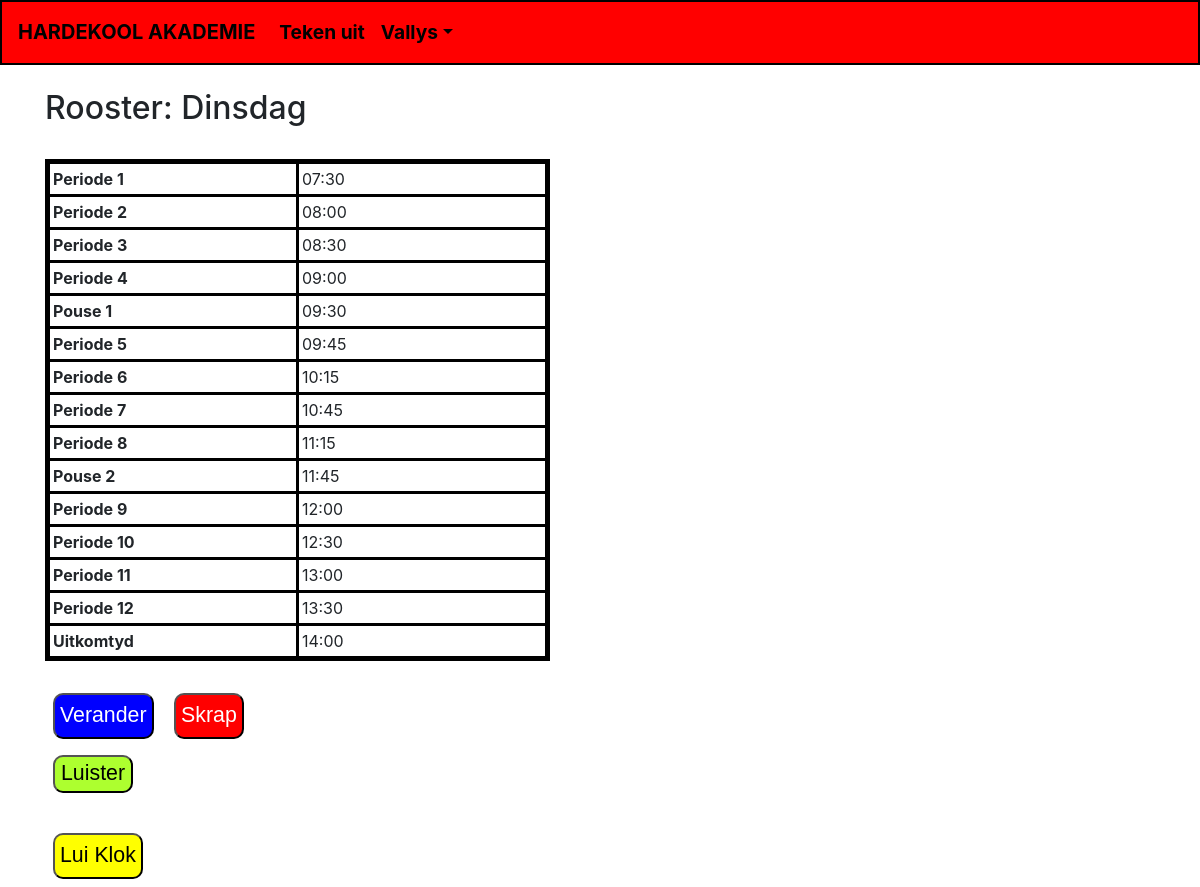
The page /rooster/3/ (signed in) on the database as committed earlier.
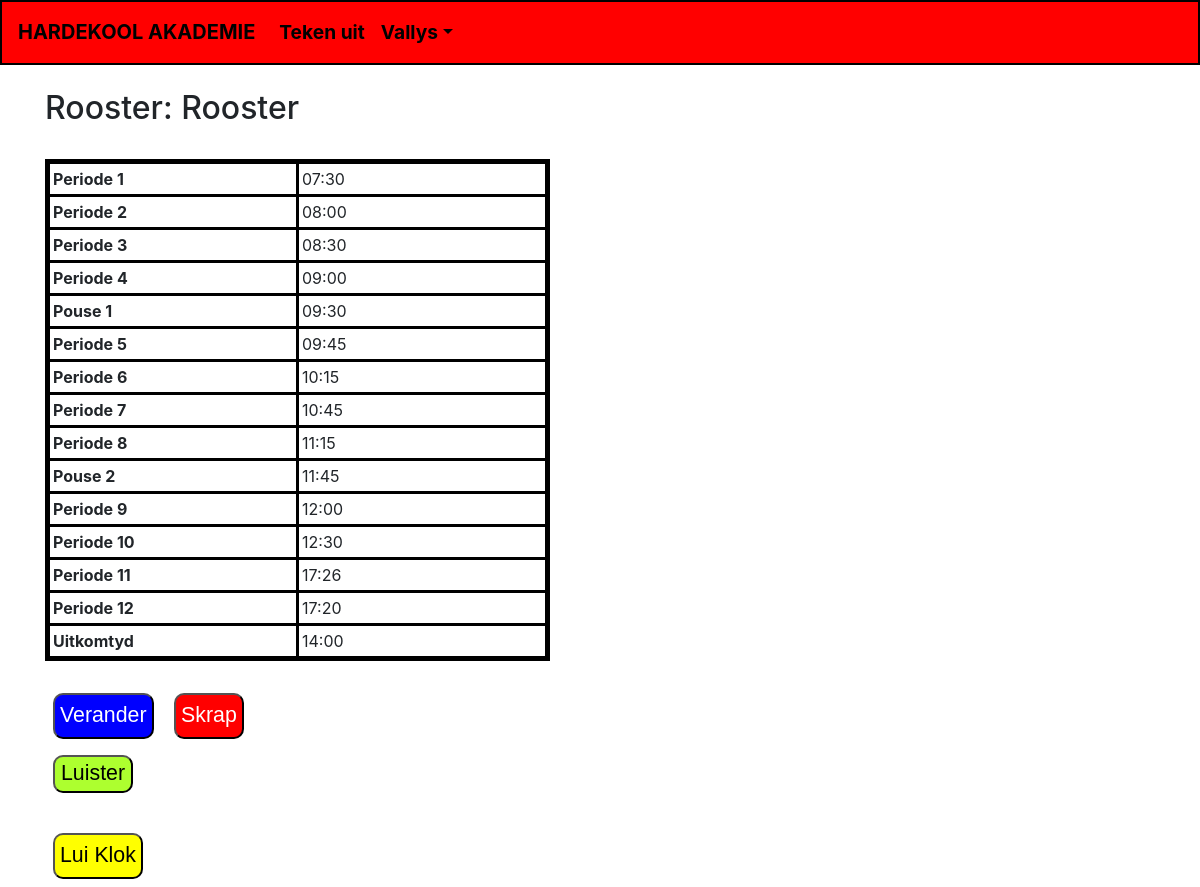
The same page on the database as committed later.
### KlokRooster/models.py (models this page shows, shortened)
class Rooster(models.Model):
    naam = models.CharField(max_length=256, default="Nuwe Rooster")
    periode1 = models.TimeField(default="7:30")
    periode2 = models.TimeField(default="8:00")
    periode3 = models.TimeField(default="8:30")
    periode4 = models.TimeField(default="9:00")
    pouse1 = models.TimeField(default="9:30")
    periode5 = models.TimeField(default="9:45")
    periode6 = models.TimeField(default="10:15")
    periode7 = models.TimeField(default="10:45")
    periode8 = models.TimeField(default="11:15")
    pouse2 = models.TimeField(default="11:45")
    periode9 = models.TimeField(default="12:00")
    periode10 = models.TimeField(default="12:30")
    periode11 = models.TimeField(default="13:00")
    periode12 = models.TimeField(default="13:30")
    uitkomtyd = models.TimeField(default="14:00")
    luisterend = models.BooleanField(default=False)

### KlokRooster/views.py (the view)
# urls.py: path('rooster/<int:pk>/', RoosterDetailView.as_view(), name="rooster"),
class RoosterDetailView(LoginRequiredMixin, DetailView):
    context_object_name = "rooster"
    model = Rooster
    template_name = "wys_rooster.html"

### KlokRooster/templates/wys_rooster.html (shortened to what this page needs)
{% extends 'rooster_base.html' %}
{% block head_block %}
{% load static %}
<link rel="stylesheet" href="{% static 'css/wys_rooster.css' %}">
{% endblock %}
{% block body_block %}
<br>
<h2>Rooster: {{ rooster.naam }}</h2>
<br>
<table>
    <tr>
        <td><b>Periode 1</b></td>
        <td>{{ rooster.periode1 }}</td>
    </tr>
    <tr>
        <td><b>Periode 2</b></td>
        <td>{{ rooster.periode2 }}</td>
    </tr>
    <tr>
        <td><b>Periode 3</b></td>
        <td>{{ rooster.periode3 }}</td>
    </tr>
    <tr>
        <td><b>Periode 4</b></td>
        <td>{{ rooster.periode4 }}</td>
    </tr>
    <tr>
        <td><b>Pouse 1</b></td>
        <td>{{ rooster.pouse1 }}</td>
    </tr>
    <tr>
        <td><b>Periode 5</b></td>
        <td>{{ rooster.periode5 }}</td>
    </tr>
    <tr>
        <td><b>Periode 6</b></td>
        <td>{{ rooster.periode6 }}</td>
    </tr>
    <tr>
        <td><b>Periode 7</b></td>
        <td>{{ rooster.periode7 }}</td>
    </tr>
    <tr>
        <td><b>Periode 8</b></td>
        <td>{{ rooster.periode8 }}</td>
    </tr>
    <tr>
        <td><b>Pouse 2</b></td>
        <td>{{ rooster.pouse2 }}</td>
    </tr>
    <tr>
        <td><b>Periode 9</b></td>
        <td>{{ rooster.periode9 }}</td>
    </tr>
    <tr>
        <td><b>Periode 10</b></td>
        <td>{{ rooster.periode10 }}</td>
    </tr>
    <tr>
        <td><b>Periode 11</b></td>
        <td>{{ rooster.periode11 }}</td>
    </tr>
    <tr>
        <td><b>Periode 12</b></td>
        <td>{{ rooster.periode12 }}</td>
    </tr>
    <tr>
        <td><b>Uitkomtyd</b></td>
        <td>{{ rooster.uitkomtyd }}</td>
    </tr>
</table>
<br>
<a href="{% url 'KlokRooster:verander_rooster' rooster.pk %}"><button class="verander">Verander</button></a>
<a href="{% url 'KlokRooster:skrap_rooster' rooster.pk %}"><button class="skrap">Skrap</button></a>
<br>
{% if not rooster.luisterend %}
    <div id="luister_doof">
        <a href="{% url 'KlokRooster:luister_vir_lui' rooster.pk %}"><button class="doof" onclick="veranderToestand()">Luister</button></a>
    </div>
{% else %}
    <div id="luister_doof">
        <a href="{% url 'KlokRooster:verdoof' rooster.pk %}"><button class="luisterend">Verdoof</button></a>
    </div>
{% endif %}
<br>
<a href="{% url 'KlokRooster:lui_klok' rooster.pk %}"><button class="lui_klok">Lui Klok</button></a>
{% endblock %}

### KlokRooster/templates/rooster_base.html (shortened to what this page needs)
<!DOCTYPE html>
<html lang="en">
    <head>
        <link rel="stylesheet" href="https://stackpath.bootstrapcdn.com/bootstrap/4.3.1/css/bootstrap.min.css">
        {% load static %}
        <link rel="stylesheet" href="{% static 'css/rooster_base.css' %}">
        {% block head_block %}
        {% endblock %}
    </head>
    <body>
        <nav class="navbar navbar-expand-lg navbar-custom">
            <a class="navbar-brand navbrand-custom" href="{% url 'KlokRooster:index' %}">HARDEKOOL AKADEMIE</a>
            <div>
                <ul class="navbar-nav mr-auto">
                    {% if user.is_authenticated %}
                    <li class="nav-item active">
                        <a class="nav-link navlink-custom" href="{% url 'logout'%}">Teken uit</a>
                    </li>
                    <li class="nav-item dropdown">
                        <a class="nav-link dropdown-toggle dropdown-toggle-custom" href="#" id="navbarDropdown" role="button" data-toggle="dropdown" aria-haspopup="true" aria-expanded="false">Vallys</a>
                    </li>
                    {% endif %}
                </ul>
            </div>
        </nav>
        <div class="container">
            {% block body_block %}
            {% endblock %}
        </div>
    </body>
</html>

### KlokRooster/static/css/rooster_base.css (style rules this page uses)
.navbar-custom { background-color: red; font-weight: 700; font-size: larger; border: 2px solid black; }
.navbrand-custom, .navlink-custom { color: black; }
.dropdown-toggle-custom { color: black; }

### KlokRooster/static/css/wys_rooster.css (style rules this page uses)
table { border: solid black 5px; }
table td { border: solid black 3px; padding: 3px; width: 250px; }
a button { margin: 8px 8px 8px 8px; }
.doof { font-size: 16pt; font-family: 'Trebuchet MS', 'Lucida Sans Unicode', 'Lucida Grande', 'Lucida Sans', Arial, sans-serif; background-color: greenyellow; border-radius: 10px; }
.lui_klok { font-size: 16pt; font-family: 'Trebuchet MS', 'Lucida Sans Unicode', 'Lucida Grande', 'Lucida Sans', Arial, sans-serif; background-color: yellow; border-radius: 10px; padding: 5px; }
.verander { font-size: 16pt; color: white; font-family: 'Trebuchet MS', 'Lucida Sans Unicode', 'Lucida Grande', 'Lucida Sans', Arial, sans-serif; background-color: blue; border-radius: 10px; padding: 5px; }
.skrap { font-size: 16pt; color: white; font-family: 'Trebuchet MS', 'Lucida Sans Unicode', 'Lucida Grande', 'Lucida Sans', Arial, sans-serif; background-color: red; border-radius: 10px; padding: 5px; }

Rows that differ between the two databases and show on the page:
changed Rooster: naam "Dinsdag" → "Rooster"; periode11 "13:00" → "17:26"; periode12 "13:30" → "17:20"
